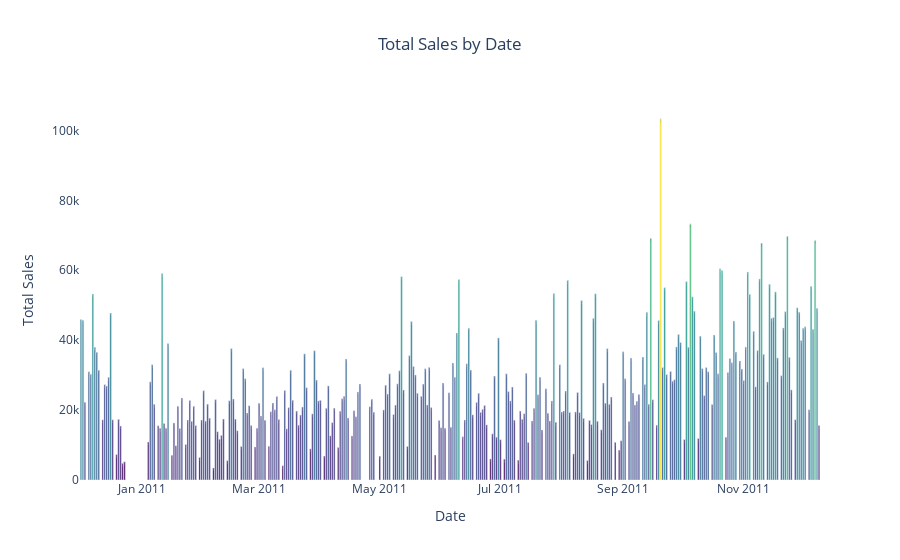

This figure's notebook cell:
### Code cell
df['InvoiceDate'] = pd.to_datetime(df['InvoiceDate'])

# Group by 'InvoiceDate' and sum the 'Total'
daily_sales = df.groupby(df['InvoiceDate'].dt.date)['Total'].sum().reset_index()

# Create the bar chart
fig = go.Figure(data=[
    go.Bar(x=daily_sales['InvoiceDate'].astype(str), 
           y=daily_sales['Total'],
           marker={'color': daily_sales['Total'],
                   'colorscale': 'Viridis'})])
fig.update_traces(texttemplate='£%{y:.2s}', textposition='inside')
fig.update_layout(title='Total Sales by Date',
                  title_x=0.5,
                  xaxis_title="Date",
                  yaxis_title="Total Sales",
                  plot_bgcolor='white')
fig.show()

### Figure 1 — Plotly figure (JSON) as saved in the notebook; plotly's stock layout.template omitted (floating-point values rounded to 4 significant figures; data arrays with more than 128 entries replaced by an {"elided": "..."} marker saying what was removed)
{"data": [{"marker": {"color": {"elided": "305 float values"}, "colorscale": [[0, "#440154"], [0.1111, "#482878"], [0.2222, "#3e4989"], [0.3333, "#31688e"], [0.4444, "#26828e"], [0.5556, "#1f9e89"], [0.6667, "#35b779"], [0.7778, "#6ece58"], [0.8889, "#b5de2b"], [1, "#fde725"]]}, "textposition": "inside", "texttemplate": "£%{y:.2s}", "type": "bar", "x": {"elided": "305 str values"}, "y": {"elided": "305 float values"}}], "layout": {"plot_bgcolor": "white", "title": {"text": "Total Sales by Date", "x": 0.5}, "xaxis": {"title": {"text": "Date"}}, "yaxis": {"title": {"text": "Total Sales"}}}}
